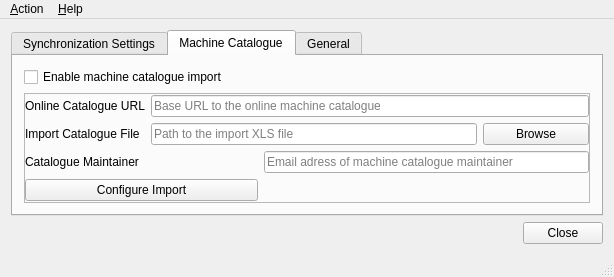
<?xml version="1.0" encoding="UTF-8"?>
<ui version="4.0">
 <class>MainWindow</class>
 <widget class="QMainWindow" name="MainWindow">
  <property name="geometry">
   <rect>
    <x>0</x>
    <y>0</y>
    <width>614</width>
    <height>274</height>
   </rect>
  </property>
  <property name="windowTitle">
   <string>CS8Backup Sync</string>
  </property>
  <widget class="QWidget" name="centralWidget">
   <layout class="QVBoxLayout" name="verticalLayout_4">
    <item>
     <widget class="QTabWidget" name="tabWidget">
      <property name="currentIndex">
       <number>1</number>
      </property>
      <widget class="QWidget" name="tab">
       <attribute name="title">
        <string>Synchronization Settings</string>
       </attribute>
       <layout class="QVBoxLayout" name="verticalLayout_3">
        <item>
         <widget class="QCheckBox" name="cbEnableSync">
          <property name="text">
           <string>Enable syncronization</string>
          </property>
         </widget>
        </item>
        <item>
         <widget class="QCheckBox" name="cbAvoidVpn">
          <property name="toolTip">
           <string>&lt;html&gt;&lt;head/&gt;&lt;body&gt;&lt;p&gt;To safe network bandwith syncronisation of backups is disabled when your computer is connected via a VPN connection to the office lan.&lt;/p&gt;&lt;/body&gt;&lt;/html&gt;</string>
          </property>
          <property name="text">
           <string>Do not synchronize when connected via VPN</string>
          </property>
         </widget>
        </item>
        <item>
         <layout class="QHBoxLayout" name="horizontalLayout">
          <item>
           <widget class="QLabel" name="label">
            <property name="text">
             <string>Remote path:</string>
            </property>
           </widget>
          </item>
          <item>
           <widget class="QLineEdit" name="leRemotePath">
            <property name="placeholderText">
             <string>Shared folder on file server where backups are copied to </string>
            </property>
           </widget>
          </item>
          <item>
           <widget class="QPushButton" name="pbRemotePathBrowse">
            <property name="text">
             <string>Browse</string>
            </property>
           </widget>
          </item>
         </layout>
        </item>
        <item>
         <spacer name="verticalSpacer_3">
          <property name="orientation">
           <enum>Qt::Vertical</enum>
          </property>
          <property name="sizeHint" stdset="0">
           <size>
            <width>20</width>
            <height>40</height>
           </size>
          </property>
         </spacer>
        </item>
       </layout>
      </widget>
      <widget class="QWidget" name="tab_2">
       <attribute name="title">
        <string>Machine Catalogue</string>
       </attribute>
       <layout class="QVBoxLayout" name="verticalLayout">
        <item>
         <widget class="QCheckBox" name="cbEnableCatalogueImport">
          <property name="text">
           <string>Enable machine catalogue import</string>
          </property>
         </widget>
        </item>
        <item>
         <widget class="QFrame" name="frame">
          <property name="frameShape">
           <enum>QFrame::StyledPanel</enum>
          </property>
          <property name="frameShadow">
           <enum>QFrame::Raised</enum>
          </property>
          <layout class="QVBoxLayout" name="verticalLayout_5">
           <property name="spacing">
            <number>0</number>
           </property>
           <property name="leftMargin">
            <number>0</number>
           </property>
           <property name="topMargin">
            <number>0</number>
           </property>
           <property name="rightMargin">
            <number>0</number>
           </property>
           <property name="bottomMargin">
            <number>0</number>
           </property>
           <item>
            <layout class="QGridLayout" name="gridLayout">
             <item row="2" column="2" colspan="3">
              <widget class="QLineEdit" name="leMaintainer">
               <property name="placeholderText">
                <string>Email adress of machine catalogue maintainer</string>
               </property>
              </widget>
             </item>
             <item row="2" column="0" colspan="2">
              <widget class="QLabel" name="label_5">
               <property name="text">
                <string>Catalogue Maintainer</string>
               </property>
              </widget>
             </item>
             <item row="1" column="4">
              <widget class="QPushButton" name="pbCatalogueFileBrowse">
               <property name="text">
                <string>Browse</string>
               </property>
              </widget>
             </item>
             <item row="3" column="0" colspan="2">
              <widget class="QPushButton" name="pbConfigureImport">
               <property name="text">
                <string>Configure Import</string>
               </property>
              </widget>
             </item>
             <item row="3" column="2" colspan="3">
              <spacer name="horizontalSpacer_2">
               <property name="orientation">
                <enum>Qt::Horizontal</enum>
               </property>
               <property name="sizeHint" stdset="0">
                <size>
                 <width>40</width>
                 <height>20</height>
                </size>
               </property>
              </spacer>
             </item>
             <item row="1" column="0">
              <widget class="QLabel" name="label_4">
               <property name="text">
                <string>Import Catalogue File</string>
               </property>
              </widget>
             </item>
             <item row="1" column="1" colspan="3">
              <widget class="QLineEdit" name="leCatalogueFile">
               <property name="placeholderText">
                <string>Path to the import XLS file</string>
               </property>
              </widget>
             </item>
             <item row="0" column="0">
              <widget class="QLabel" name="label_6">
               <property name="text">
                <string>Online Catalogue URL</string>
               </property>
              </widget>
             </item>
             <item row="0" column="1" colspan="4">
              <widget class="QLineEdit" name="leCatalogue_URL">
               <property name="placeholderText">
                <string>Base URL to the online machine catalogue</string>
               </property>
              </widget>
             </item>
            </layout>
           </item>
          </layout>
         </widget>
        </item>
       </layout>
      </widget>
      <widget class="QWidget" name="tab_3">
       <attribute name="title">
        <string>General</string>
       </attribute>
       <layout class="QVBoxLayout" name="verticalLayout_2">
        <item>
         <widget class="QCheckBox" name="cbAutoStart">
          <property name="text">
           <string>Automatic start of program</string>
          </property>
         </widget>
        </item>
        <item>
         <spacer name="verticalSpacer_2">
          <property name="orientation">
           <enum>Qt::Vertical</enum>
          </property>
          <property name="sizeHint" stdset="0">
           <size>
            <width>20</width>
            <height>40</height>
           </size>
          </property>
         </spacer>
        </item>
       </layout>
      </widget>
     </widget>
    </item>
    <item>
     <spacer name="verticalSpacer">
      <property name="orientation">
       <enum>Qt::Vertical</enum>
      </property>
      <property name="sizeHint" stdset="0">
       <size>
        <width>20</width>
        <height>40</height>
       </size>
      </property>
     </spacer>
    </item>
    <item>
     <widget class="QDialogButtonBox" name="buttonBox">
      <property name="standardButtons">
       <set>QDialogButtonBox::Close</set>
      </property>
     </widget>
    </item>
   </layout>
  </widget>
  <widget class="QMenuBar" name="menuBar">
   <property name="geometry">
    <rect>
     <x>0</x>
     <y>0</y>
     <width>614</width>
     <height>21</height>
    </rect>
   </property>
   <widget class="QMenu" name="menu_ACtion">
    <property name="title">
     <string>&amp;Action</string>
    </property>
    <addaction name="actionClose"/>
   </widget>
   <widget class="QMenu" name="menu_Help">
    <property name="title">
     <string>&amp;Help</string>
    </property>
	
    <addaction name="actionAbout"/>
    <addaction name="actionAbout_Qt"/>
   </widget>
   <addaction name="menu_ACtion"/>
   <addaction name="menu_Help"/>
  </widget>
  <widget class="QStatusBar" name="statusBar"/>
  <action name="actionClose">
   <property name="text">
    <string>Close</string>
   </property>
  </action>
  <action name="actionReport_bug">
   <property name="text">
    <string>Report bug ...</string>
   </property>
  </action>
  <action name="actionAbout">
   <property name="text">
    <string>About</string>
   </property>
  </action>
  <action name="actionAbout_Qt">
   <property name="text">
    <string>About Qt</string>
   </property>
  </action>
 </widget>
 <layoutdefault spacing="6" margin="11"/>
 <resources/>
 <connections>
  <connection>
   <sender>buttonBox</sender>
   <signal>rejected()</signal>
   <receiver>MainWindow</receiver>
   <slot>close()</slot>
   <hints>
    <hint type="sourcelabel">
     <x>257</x>
     <y>328</y>
    </hint>
    <hint type="destinationlabel">
     <x>248</x>
     <y>130</y>
    </hint>
   </hints>
  </connection>
  <connection>
   <sender>actionClose</sender>
   <signal>triggered()</signal>
   <receiver>MainWindow</receiver>
   <slot>close()</slot>
   <hints>
    <hint type="sourcelabel">
     <x>-1</x>
     <y>-1</y>
    </hint>
    <hint type="destinationlabel">
     <x>248</x>
     <y>130</y>
    </hint>
   </hints>
  </connection>
  <connection>
   <sender>cbEnableCatalogueImport</sender>
   <signal>toggled(bool)</signal>
   <receiver>frame</receiver>
   <slot>setEnabled(bool)</slot>
   <hints>
    <hint type="sourcelabel">
     <x>372</x>
     <y>69</y>
    </hint>
    <hint type="destinationlabel">
     <x>372</x>
     <y>129</y>
    </hint>
   </hints>
  </connection>
 </connections>
</ui>
